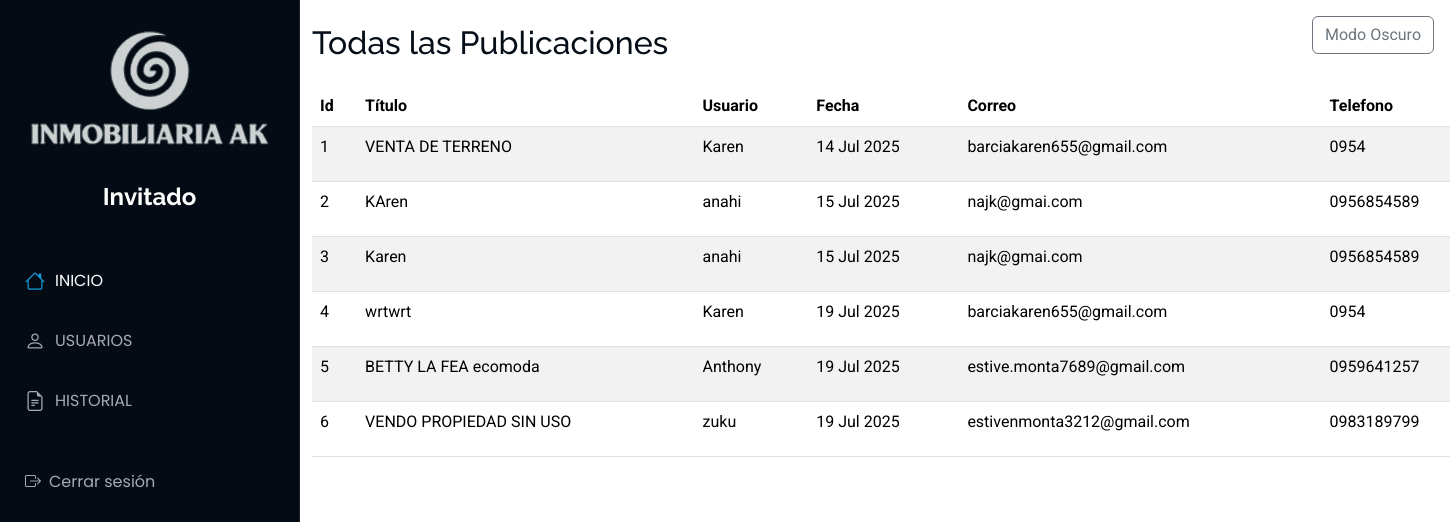
The app's page /Administrador/admiin (signed in), older data.
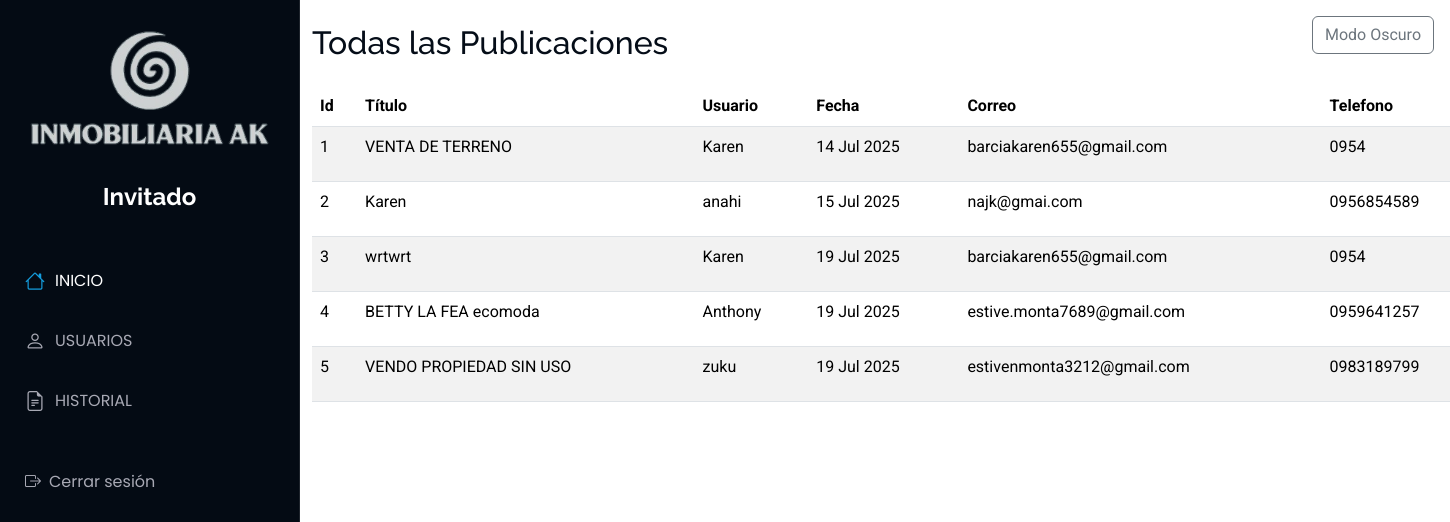
The same page, newer data.
### Aplicaciones/Publicaciones/models.py (models this page shows)
class Propiedad(models.Model):
    id_propiedad = models.AutoField(primary_key=True)
    titulo = models.CharField(max_length=200)
    imagen = models.FileField(upload_to='propiedades/')
    descripcion = models.TextField()
    precio = models.DecimalField(max_digits=12, decimal_places=2)
    ubicacion=models.CharField(max_length=200,null=True,blank=True)
    usuario = models.ForeignKey(Usuario, on_delete=models.CASCADE)
    latitud = models.DecimalField(max_digits=9, decimal_places=7)
    longitud = models.DecimalField(max_digits=10, decimal_places=7)
    estado = models.CharField(max_length=50)
    fecha_publicacion = models.DateTimeField(auto_now_add=True)
    fecha_actualizacion = models.DateTimeField(auto_now=True,null=True,blank=True)

### Aplicaciones/Usuario/models.py (models this page shows)
class Usuario(models.Model):
    usuario = models.CharField(max_length=150, unique=True)
    contrasena = models.CharField(max_length=128)
    correo = models.EmailField(unique=True,null=True, blank=True)
    telefono = models.CharField(null=True, blank=True)
    fecha_registro = models.DateTimeField(auto_now_add=True,null=True, blank=True)
    telegram_id = models.CharField(max_length=50, null=True, blank=True)

### Aplicaciones/Administrador/views.py (the view)
# urls.py: path('admiin', views.admiin, name='admiin'),
def admiin(request):
    if 'admin_id' not in request.session:
        return redirect('iniciosesion')
    propiedades = Propiedad.objects.select_related('usuario').all()
    return render(request, 'admiin.html', {'propiedades': propiedades})

### Aplicaciones/Administrador/templates/admiin.html (shortened to what this page needs)
{% extends 'admin.html' %}
{% load static %}
{% block body %}
<main class="container mt-4">
    <h2 class="mb-4">Todas las Publicaciones</h2>
    <table class="table table-striped">
      <thead>
        <tr>
          <th>Id</th>
          <th>Título</th>
          <th>Usuario</th>
          <th>Fecha</th>
          <th>Correo</th>
          <th>Telefono</th>
        </tr>
      </thead>
      <tbody>
        {% for propiedad in propiedades %}
        <tr>
          <td>{{ forloop.counter }}</td>
          <td>{{ propiedad.titulo }}</td>
          <td>{{ propiedad.usuario.usuario }}</td>
          <td>{{ propiedad.fecha_publicacion|date:"d M Y" }}</td>
          <td>{{ propiedad.usuario.correo }}</td>
          <td>{{ propiedad.usuario.telefono }}</td>
        </tr>
        {% endfor %}
      </tbody>
    </table>
</main>
{% endblock %}

Row changes from the older to the newer data that the page shows:
removed Propiedad: titulo "KAren", usuario.usuario "anahi", fecha_publicacion "15 Jul 2025", usuario.correo "najk@gmai.com", usuario.telefono "0956854589"
